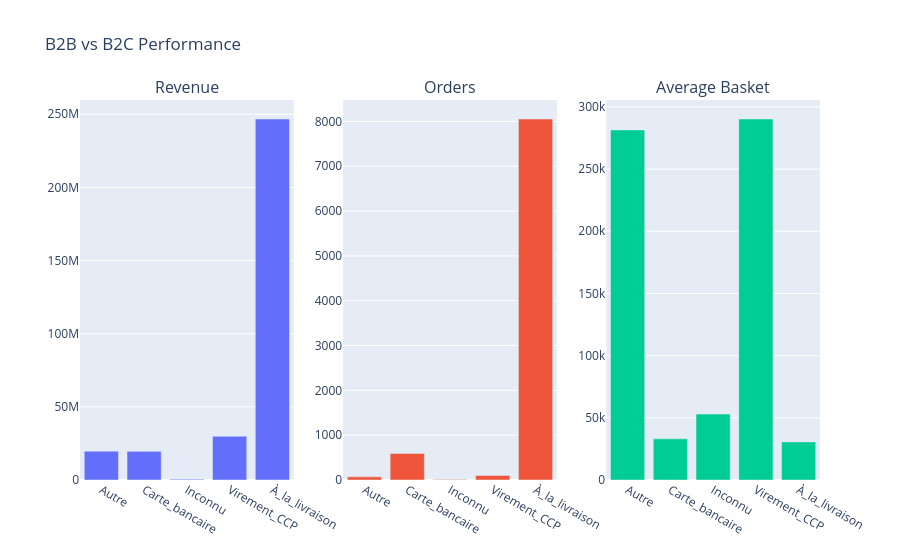

Notebook cell for this chart:
### Code cell
perf = performance_per_mop(valid_sales)
fig = make_subplots(
    rows=1, cols=3,
    subplot_titles=("Revenue", "Orders", "Average Basket")
)

fig.add_trace(
    go.Bar(x=perf["payment_method_group"], y=perf["Revenue"], name="Revenue"),
    row=1, col=1
)
fig.add_trace(
    go.Bar(x=perf["payment_method_group"], y=perf["Orders"], name="Orders"),
    row=1, col=2
)
fig.add_trace(
    go.Bar(x=perf["payment_method_group"], y=perf["Average_Basket"], name="Average Basket"),
    row=1, col=3
)

fig.update_layout(title_text="B2B vs B2C Performance", showlegend=False)
fig.show()

### Figure 1 — Plotly figure (JSON) as saved in the notebook; plotly's stock layout.template omitted (floating-point values rounded to 4 significant figures)
{"data": [{"name": "Revenue", "type": "bar", "x": ["Autre", "Carte_bancaire", "Inconnu", "Virement_CCP", "À_la_livraison"], "xaxis": "x", "y": [19710000.0, 19580000.0, 582900.0, 29900000.0, 246800000.0], "yaxis": "y"}, {"name": "Orders", "type": "bar", "x": ["Autre", "Carte_bancaire", "Inconnu", "Virement_CCP", "À_la_livraison"], "xaxis": "x2", "y": [70, 592, 11, 103, 8055], "yaxis": "y2"}, {"name": "Average Basket", "type": "bar", "x": ["Autre", "Carte_bancaire", "Inconnu", "Virement_CCP", "À_la_livraison"], "xaxis": "x3", "y": [281500.0, 33080.0, 52990.0, 290300.0, 30630.0], "yaxis": "y3"}], "layout": {"annotations": [{"font": {"size": 16}, "showarrow": false, "text": "Revenue", "x": 0.1444, "xanchor": "center", "xref": "paper", "y": 1, "yanchor": "bottom", "yref": "paper"}, {"font": {"size": 16}, "showarrow": false, "text": "Orders", "x": 0.5, "xanchor": "center", "xref": "paper", "y": 1, "yanchor": "bottom", "yref": "paper"}, {"font": {"size": 16}, "showarrow": false, "text": "Average Basket", "x": 0.8556, "xanchor": "center", "xref": "paper", "y": 1, "yanchor": "bottom", "yref": "paper"}], "showlegend": false, "title": {"text": "B2B vs B2C Performance"}, "xaxis": {"anchor": "y", "domain": [0, 0.2889]}, "xaxis2": {"anchor": "y2", "domain": [0.3556, 0.6444]}, "xaxis3": {"anchor": "y3", "domain": [0.7111, 1]}, "yaxis": {"anchor": "x", "domain": [0, 1]}, "yaxis2": {"anchor": "x2", "domain": [0, 1]}, "yaxis3": {"anchor": "x3", "domain": [0, 1]}}}
